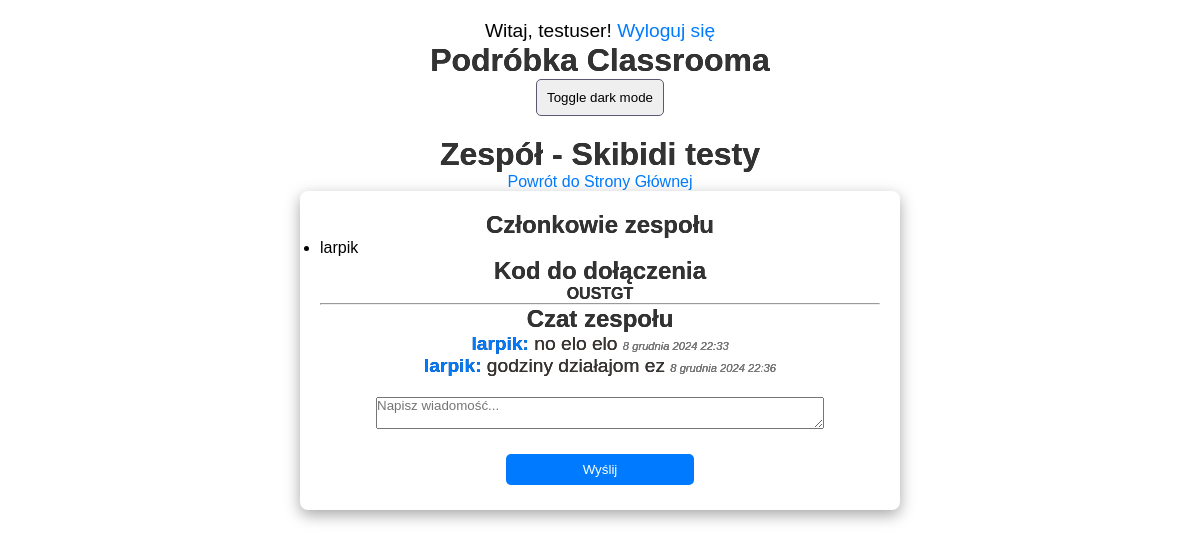
The page /orgs/team/20/ (signed in) on the database its author committed.
### Aplikacja_Glowna/models.py (models this page shows, shortened)
class Team(models.Model):
    name = models.CharField(max_length=255)
    code = models.CharField(max_length=10, unique=True, default=generate_team_code)  # Dodanie domyślnego generatora kodów
    owner = models.ForeignKey(User, on_delete=models.CASCADE, related_name='owned_teams')
    members = models.ManyToManyField(User, related_name='teams')

class ChatMessage(models.Model):
    user = models.ForeignKey(User, on_delete=models.CASCADE)
    team = models.ForeignKey(Team, related_name="messages", on_delete=models.CASCADE)  # relacja z zespołem
    content = models.TextField()
    timestamp = models.DateTimeField(auto_now_add=True)

### Aplikacja_Glowna/views.py (the view)
# urls.py: path('team/<int:team_id>/', views.team_detail, name='team_detail'),
def team_detail(request, team_id):
    team = get_object_or_404(Team, id=team_id)
    messages = team.messages.all().order_by('timestamp')
    return render(request, 'team_detail.html', {
        'team': team,
        'messages': messages,
    })

### Aplikacja_Glowna/templates/team_detail.html (shortened to what this page needs)
{% extends "base.html" %}
{% load static %}
{% block content %}
    <h1>Zespół - {{ team.name }}</h1>
    <nav>
        <a href="{% url 'main' %}">Powrót do Strony Głównej</a> <br>
    </nav>
    <main>
        <section>
            <h2>Członkowie zespołu</h2>
            {% if team.members.all %}
                <ul>
                    {% for member in team.members.all %}
                    <li>{{ member.username }}</li>
                    {% endfor %}
                </ul>
            {% else %}
                <p>Brak członków zespołu</p>
            {% endif %}
        </section>
        <section>
            <h2>Kod do dołączenia</h2>
            <h4>{{ team.code }}</h4>
        </section>
        <hr>
        <section id="chat-section">
            <h2>Czat zespołu</h2>
            <div id="chat-box">
                {% for message in messages %}
                <p><strong>{{ message.user.username }}:</strong> {{ message.content }} <em>{{ message.timestamp }}</em></p>
                {% endfor %}
            </div>
            <form id="chat-form" data-url="{% url 'send_message' team.id %}" data-csrf="{{ csrf_token }}">
                <textarea id="message-content" placeholder="Napisz wiadomość..."></textarea>
                <button type="submit">Wyślij</button>
            </form>
        </section>
    </main>
{% endblock %}

### Aplikacja_Glowna/templates/base.html (shortened to what this page needs)
<!DOCTYPE html>
<html lang="pl">
<head>
    {% load static %}
    <link rel="stylesheet" href='{% static "styles.css" %}'>
</head>
<body>
    {% if user.is_authenticated %}
        <p>Witaj, {{ user.username }}! <a href="{% url 'logout' %}">Wyloguj się</a></p>
    {% endif %}
    <header>
        <h1>Podróbka Classrooma</h1>
        <button id="dark-mode-toggle">Toggle dark mode</button>
    </header>
    {% block content %}{% endblock %}
</body>
</html>

### orgs/static/styles.css (style rules this page uses)
* { box-sizing: border-box; margin: 0; padding: 0; font-family: Arial, sans-serif; }
a { text-decoration: none; color: #007bff; transition: color 0.2s; }
body { display: flex; flex-direction: column; align-items: center; padding: 20px; background-color: white; color: black; transition: background-color 0.2s, color 0.2s; }
header { text-align: center; margin-bottom: 20px; }
h1 { color: #333; font-size: 2rem; transition: color 0.2s; }
p { font-size: 1.2rem; transition: color 0.2s; }
main { max-width: 600px; width: 100%; background-color: white; border-radius: 8px; padding: 20px; box-shadow: rgba(0, 0, 0, 0.35) 0px 5px 15px; transition: background-color 0.2s, color 0.2s; }
main p, h1, h2, h3, h4, h5, h6 { justify-self: center; color: #333; text-shadow: 0px 0px 0px #000; transition: color 0.2s, text-shadow 0.2s; }
#message-content { width: 80%; margin: 20px; display: flex; flex-direction: column; align-items: center; }
#chat-form { display: flex; flex-direction: column; align-items: center; }
#chat-box p { color: #3a3431; }
#chat-box em { color: #888; font-size: 0.7rem; }
#chat-box strong { color: #007bff; }
button[type="submit"] { padding: 8px 15px; background-color: #007bff; color: #fff; border: none; border-radius: 5px; cursor: pointer; transition: background-color 0.2s, color 0.2s; margin: 5px; width: 33.5%; }
#dark-mode-toggle { border: 1px solid #595972; border-radius: 5px; padding: 10px; }

### rows shown on the page
Team: name "Skibidi testy", code "OUSTGT"
ChatMessage: user.username "larpik", content "no elo elo", timestamp "8 grudnia 2024 22:33"
ChatMessage: user.username "larpik", content "godziny działajom ez", timestamp "8 grudnia 2024 22:36"

### other values the page prints
{{ user.username }} "testuser"
{{ member.username }} "larpik"
